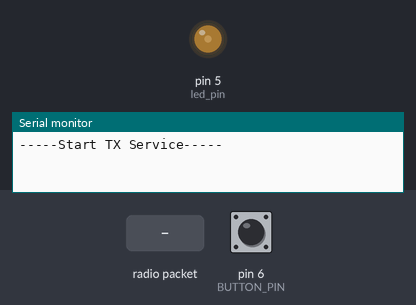
A sketch run on a simulated Arduino Uno, built with avr-gcc and run on an emulated ATmega328P. On the bench: output pins drawn as LEDs (lit = HIGH), the last lines printed to the serial monitor. The test bench sets the inputs (shaded band); at power-on: pin 6 (BUTTON_PIN) HIGH. No radio packets arrive unless stated.

Above: at 2.2 s.
2.3 s: pin 6 (BUTTON_PIN) pulled LOW for 0.15 s
At 3.6 s:
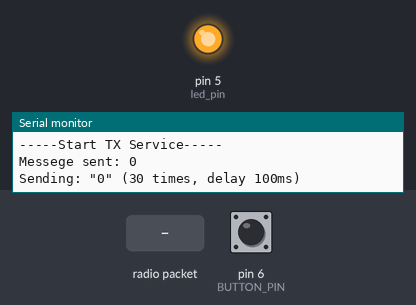
5.4 s: radio packet "2" arrives
At 6.4 s:
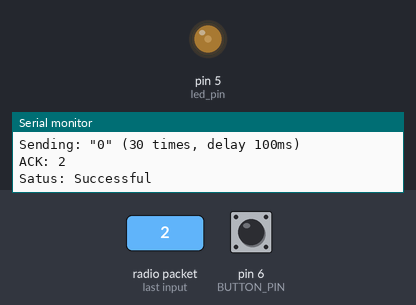
6.9 s: pin 6 (BUTTON_PIN) pulled LOW for 1 s
At 8.3 s:
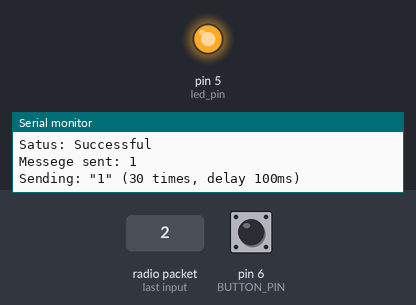
10.9 s: pin 6 (BUTTON_PIN) pulled LOW for 3.2 s
At 15.3 s:
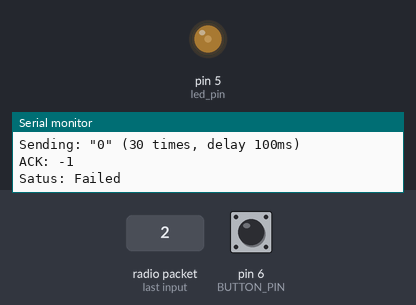
Timing chart, 0 to 16.8 s (numbered marks = the images above; inputs shaded):
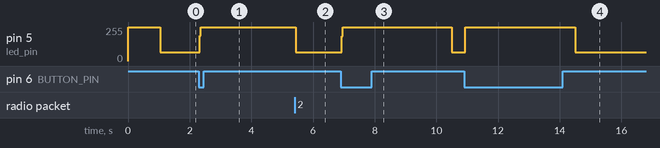

The sketch:

TX.ino
```cpp
#include <SPI.h>
#include <nRF24L01.h>
#include <RF24.h>

RF24 radio(9, 10); // CE, CSN
const byte address[6] = "00001";

const int led_pin = 5;
const int BUTTON_PIN = 6;
int buttonState = 0;
int state = 0;

void RX_init() {
  radio.begin();
  radio.openReadingPipe(0, address);
  radio.setPALevel(RF24_PA_MAX);
  radio.startListening();
}

void TX_init() {
  radio.begin();
  radio.openWritingPipe(address);
  radio.setPALevel(RF24_PA_HIGH);
  radio.stopListening();
}

int RX(int duration = 10000) {
  RX_init();

  unsigned long previousMillis = millis();  // 初始化 previousMillis

  while (millis() - previousMillis < duration) { // 非阻塞循環
    if (radio.available()) {
      char text[32] = "";
      radio.read(&text, sizeof(text));

      //Serial.println(text);
      if (strcmp(text, "2") == 0) {
        return 2;
      }

      if (strcmp(text, "3") == 0) {
        return 3;
      }

    }
  }

  return -1;
}

void TX(char charToSend, int duration, int delay_time = 100) {
  TX_init();

  int times = duration / delay_time;
  Serial.print("Sending: \"");
  Serial.print(charToSend);
  Serial.print("\" (");
  Serial.print(String(times));
  Serial.print(" times, delay ");
  Serial.print(String(delay_time));
  Serial.println("ms)");
  for (int i = 0; i < times; i++) {
    radio.write(&charToSend, sizeof(charToSend));

    delay(delay_time);
  }
}

void setup() {
  TX_init();

  pinMode(BUTTON_PIN, INPUT_PULLUP);
  pinMode(led_pin, OUTPUT);
  digitalWrite(led_pin, 1);
  delay(1000);
  digitalWrite(led_pin, 0);

  Serial.begin(9600);
  Serial.println("-----Start TX Service-----");
}

void loop() {
  buttonState = digitalRead(BUTTON_PIN);  //讀取按鍵的狀態
  digitalWrite(led_pin, 1);
  if (buttonState == LOW) {
    if (state == 0) {
      const char text[] = "0";
      state = 1;
      Serial.print("Messege sent: ");
      Serial.println(text);
      TX(text[0], 3000); //send mes

      int ACK = RX(500);
      Serial.print("ACK: ");
      Serial.println(ACK); //receive ACK
      if(ACK==2){
        Serial.println("Satus: Successful");
      }else{
        Serial.println("Satus: Failed");
      }
      Serial.println();
      TX_init();
    } else {
      const char text[] = "1";
      state = 0;
      Serial.print("Messege sent: ");
      Serial.println(text);
      TX(text[0], 3000); //send mes
      //radio.write(&text, sizeof(text));

      int ACK = RX(500);
      Serial.print("ACK: ");
      Serial.println(ACK); //receive ACK
      if(ACK==3){
        Serial.println("Satus: Successful");
      }else{
        Serial.println("Satus: Failed");
      }
      Serial.println();
      TX_init();
    }

  }
  digitalWrite(led_pin, 0);

}
```

Measured:
- after the input at 2.3 s, pin 5 (led_pin): 67/255 → 255/255 at once
- after the input at 5.4 s, pin 5 (led_pin): 255/255 → 67/255 after 0.05 s instead of 0.50 s
- after the input at 6.9 s, pin 5 (led_pin): 67/255 → 255/255 at once, → 67/255 3.6 s later
- after the input at 10.9 s, pin 5 (led_pin): 67/255 → 255/255 at once, → 67/255 3.6 s later
